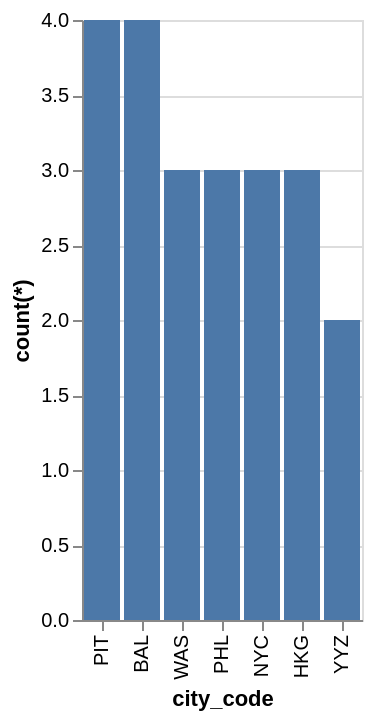

The specification (Vega-Lite) saved for this image:
### Vega-Lite specification from a JSON file in a GitHub repository (floating-point values rounded to 4 significant figures)
{"data": {"values": [{"x_data": "PIT", "y_data": 4}, {"x_data": "BAL", "y_data": 4}, {"x_data": "WAS", "y_data": 3}, {"x_data": "PHL", "y_data": 3}, {"x_data": "NYC", "y_data": 3}, {"x_data": "HKG", "y_data": 3}, {"x_data": "YYZ", "y_data": 2}]}, "mark": "bar", "encoding": {"x": {"field": "x_data", "type": "nominal", "title": "city_code", "sort": {"op": "sum", "field": "y_data", "order": "descending"}}, "y": {"field": "y_data", "type": "quantitative", "title": "count(*)"}}}
